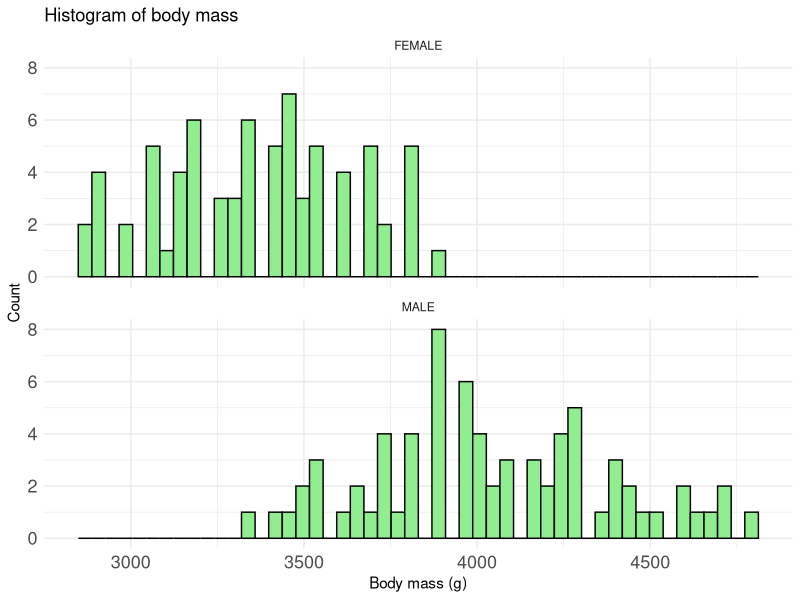
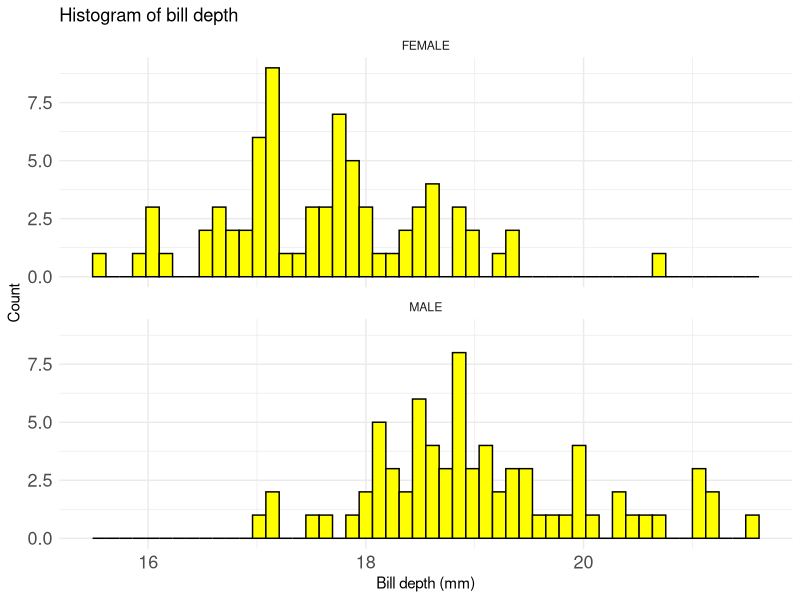
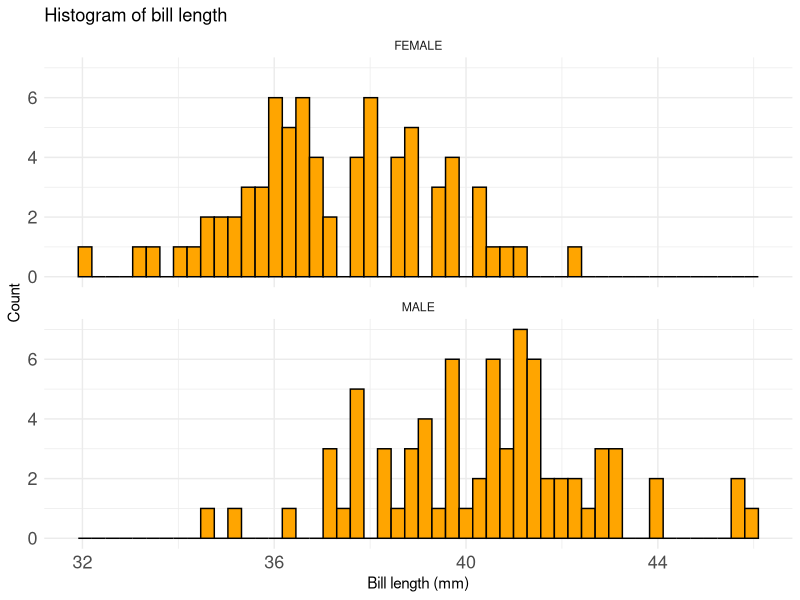

Reproduce these figures in R, in order.
## ---- chunk 1
knitr::opts_chunk$set(echo = TRUE)
knitr::opts_chunk$set(tidy.opts = list(width.cutoff = 60), tidy = TRUE)
## ---- chunk 2
# Load the palmerpenguins package. You will also need the package dplyr from the tidyverse for the next exercises
library(tidyverse)
library(palmerpenguins)

# Assign the 'penguins_raw' dataframe contained in the package to a new object
# Hint: You can just do [your object name here] <- penguins_raw once you load the package
penguins <- penguins_raw


### Simplify variable names. 
# Rename the columns Culmen.Length..mm. to bill_length, Culmen.Depth..mm. to bill_depth, Flipper.Length..mm. to flipper_length, and Body.Mass..g. to body_mass
# Use the function rename() from the dplyr package
# Save the result to a new dataframe object for later use
penguins_renamed <- penguins %>% rename(bill_length = `Culmen Length (mm)`, bill_depth = `Culmen Depth (mm)`, flipper_length = `Flipper Length (mm)`, body_mass = `Body Mass (g)`)


# Change all remaining column names to user lower case only. This is helpful to avoid confusion about capitalization in your code and speeds up writing code as well! To do this, explore the function toupper() and tolower(). You can rename each column manually as above or you can extract a vector of column names with names(), apply the tolower() function to that vector, and reassign the dataframe column names to that new vector of names. Try it out! 

## one option: penguins_lower_columns <- tolower(names(penguins_renamed))
penguins_lower_columns <- penguins_renamed %>% names() %>% tolower()
penguins_renamed <- penguins_renamed %>% rename_with(tolower)


# Create yet another dataframe that contains a subset of your columns
# Select the columns: species, island, sex, bill_length, bill_depth, body_mass
# Note: It is easier to work with dataframes that have only the information you might need for the analyses and visualizations you want to do. You can always add others later if need be. When you do this, always work on a copy of your data! 
penguins_selected <- penguins_renamed %>% select(c(species, island, sex, bill_length, bill_depth, body_mass))


# Filter your data to Adelie penguins using the filter() function from dplyr
# Keep all columns from your cleaned subset of the data created in the step before
adelie_penguins <- penguins_selected %>% filter(species == 'Adelie Penguin (Pygoscelis adeliae)')


# Print out a descriptive summary of the Adelie penguin data colums with a function of your choice.
# This does not have to be pretty! 
summary(adelie_penguins)


## ---- chunk 3

# Determine how to calculate appropriate descriptive statistics for your data.
# For this, first create a histogram of the distribution of all your continuous variables
# For each variable, create a histogram for males and females separately. 
# You can use the hist() function or explore the use of ggplot(). The latter will allow you to split the output by sex without having to create separate subsets of the data by using the facet_wrap() or facet_grid() functions within ggplot. See lecture code for examples.
adelie_penguins_no_na <- adelie_penguins %>% na.omit()
adelie_penguins_no_na %>%
  ggplot(aes(x = body_mass)) +
  geom_histogram(color = "black", fill = "lightgreen", bins = 50, na.rm = TRUE) + 
  theme_minimal() + 
  labs(title = "Histogram of body mass", 
       x = "Body mass (g)", 
       y = "Count") + 
  theme(axis.text = element_text(size = 13)) + 
  facet_wrap(~sex, nrow = 3)

adelie_penguins_no_na %>%
  ggplot(aes(x = bill_depth)) +
  geom_histogram(color = "black", fill = "yellow", bins = 50, na.rm = TRUE) + 
  theme_minimal() + 
  labs(title = "Histogram of bill depth", 
       x = "Bill depth (mm)", 
       y = "Count") + 
  theme(axis.text = element_text(size = 13)) + 
  facet_wrap(~sex, nrow = 3)

adelie_penguins_no_na %>%
  ggplot(aes(x = bill_length)) +
  geom_histogram(color = "black", fill = "orange", bins = 50, na.rm = TRUE) + 
  theme_minimal() + 
  labs(title = "Histogram of bill length", 
       x = "Bill length (mm)", 
       y = "Count") + 
  theme(axis.text = element_text(size = 13)) + 
  facet_wrap(~sex, nrow = 3)

# Answer the question: 
# What is the appropriate measure of central tendency and spread to use for these variables and why? 

## Using mean should be a sufficient measure of central tendency for all values, since there isn't a dramatic visible skew in either direction on the graphs. If we use mean, then we should use standard deviation to measure spread. 

## ---- chunk 4

# Calculate the mean and standard deviation for each of the three continuous variables and arrange them in a summary dataframe that contains species, sex, means and standard deviations for each measure (total of 8 columns). 
adelie_penguins_no_na %>%
  group_by(sex, species) %>% 
  summarize(mean_body_mass = mean(body_mass),
            sd_body_mass = sd(body_mass),
            mean_bill_depth = mean(bill_depth),
            sd_bill_depth = sd(bill_depth),
            mean_bill_length = mean(bill_length),
            sd_bill_length = sd(bill_length))



# Answer the question: What is more variable, bill length or bill depth? 

## Bill length has a larger SD value for both sexes than the SD value for bill depth, so bill length is more variable. 

